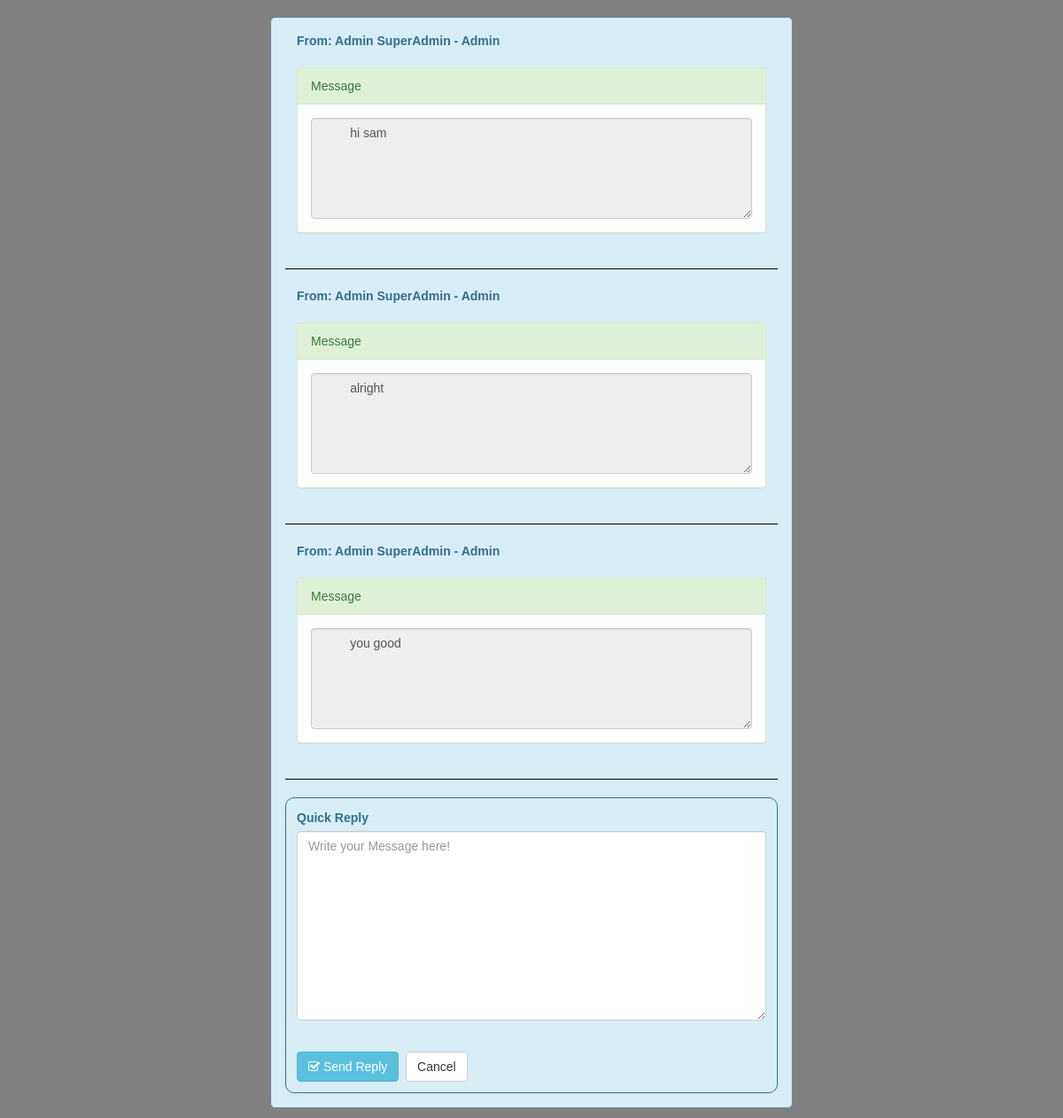
The page /members/read_msg.php?id=107 (signed in) on the database its author committed.
### tables this page shows
CREATE TABLE `message` (
  `message_id` int(11) NOT NULL,
  `message_content` text NOT NULL,
  `status` varchar(15) NOT NULL,
  `date_messaged` varchar(100) NOT NULL,
  `member_id` int(11) NOT NULL,
  `sender_id` varchar(15) NOT NULL,
  `access` varchar(100) NOT NULL,
  `delstatus` int(11) NOT NULL
);

CREATE TABLE `user` (
  `lname` varchar(100) NOT NULL,
  `fname` varchar(100) NOT NULL,
  `password` varchar(100) NOT NULL,
  `username` varchar(100) NOT NULL,
  `user_id` int(15) NOT NULL,
  `last_logtime` varchar(100) NOT NULL,
  `status` varchar(100) NOT NULL,
  `delstatus` int(11) NOT NULL
);

### members/read_msg.php (the view, shortened to what this page needs)
<?php
include('header.php');
$msg_id=$_GET['id'];
?>
<br />
<body id="home">
<center>
<table><tr><td>
<div class="alert alert-info">
<?php
$conn->query("update message set status='Read' where message_id='$msg_id'");
$query = $conn->query("select * from message where message_id='$msg_id'") or die(mysql_error());
while ($row = $query->fetch())
{
$message_to=$row['member_id'];
$message_from=$row['sender_id'];
}
$msg_query = $conn->query("select * from message where member_id='$message_to' and sender_id='$message_from' order by message_id ASC") or die(mysql_error());
while ($msg_row = $msg_query->fetch())
{
$message_content=$msg_row['message_content'];
$message_fromx=$msg_row['sender_id'];
$accessx=$msg_row['access'];
if($accessx=="Admin")
{
$query = $conn->query("select * from user where username='$message_fromx'") or die(mysql_error());
while ($row = $query->fetch())
{
$name= $row['fname']." ".$row['lname']." - Admin";
}
}
else
{
$query = $conn->query("select * from members where member_id='$message_fromx'") or die(mysql_error());
while ($row = $query->fetch())
{
$name= $row['firstname']." ".$row['surname']." - ".$row['access'];
}
}
?>
<center>
<table border="0" width="530">
<tr>
<td >
					<div class="form-group">
						<label for="exampleInputEmail1">From: <?php echo $name; ?></label>
					</div>
                       </td>
                      </tr>
                     </table>
                      <table border="0">
                       <tr>
                       <td width="530">
				 <div class="panel panel-success">
                                 <div class="panel-heading">
                             Message
                                 </div>
                                 	<div class="panel-body">
                                    <center>
                                    <table>
                                 <tr>
                                <td width="700">
                                  <textarea rows="5" readonly="true" class="form-control"> 	<?php  echo nl2br($message_content); ?></textarea>
                      </td>
                      </tr></table>
           </div>
       </div>
 </td></tr></table>
 <hr />
              <?php
		}
  ?>
 </center>
		  <form role="form" class="login_form" method="post" action="send_reply.php?id=<?php echo  $message_from; ?>" enctype="multipart/form-data">
                 <table border="0" width="530"><tr>
                      <table border="0">
                       <tr>
                       <td width="530">
					<div class="form-group">
						<label for="exampleInputPassword1">Quick Reply</label>
						 <textarea rows="10" name="msg" class="form-control" id="exampleInputPassword1" spellcheck="true" placeholder="Write your Message here!" required="true"></textarea>
					</div>
                      </td>
                      </tr>
                      <tr>
                      <td>
                      <br />
				 <button  class="btn btn-info"  ><i class="fa fa-check-square-o"></i> Send Reply</button>&nbsp; <a href="inbox.php" class="btn btn-default"  >Cancel</a>
                      </td>
                      </tr>
                      </table>
			</form>
       </div>
       </td>
       </tr>
       </table>
            </body>

### css/my_style.css (style rules this page uses)
body { font-family:'ProximaNova-Light',Helvetica,Arial,sans-serif !important; }
#home { background-attachment: fixed; background-color: grey; background-position: left 40px; background-repeat: no-repeat; }
#home hr { border-color:black !important; }
.login_form { padding: 12px; border-radius:10px; border:1px solid; }

### rows shown on the page
message: user.fname+lname "Admin SuperAdmin - Admin", message_content "hi sam"
message: user.fname+lname "Admin SuperAdmin - Admin", message_content "alright"
message: user.fname+lname "Admin SuperAdmin - Admin", message_content "you good"
